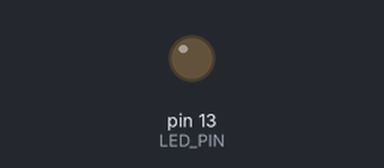
A sketch run on a simulated Arduino Leonardo, built with avr-gcc and run on an emulated ATmega32U4. Parts: output pins drawn as LEDs (lit = HIGH). Pins used as bus, display or sensor lines are not drawn.

Above: at 0.1 s.
At 39.1 s:
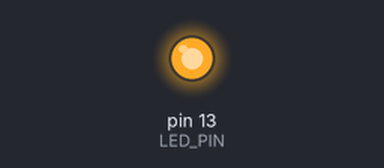
Timing chart, 0 to 40.0 s (numbered marks = the images above):
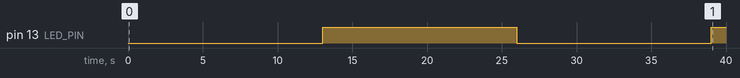

The sketch:

teensy_fw.ino
```cpp
/*
  Define PINs and Serial Ports
*/
#define TEST_PIN 10
#define SRST_PIN 11
#define LED_PIN 13
#define TARGET_SERIAL Serial1

/*
  Lag for Entering BSL
*/
#define BSL_LAG_US 100

/*
  Baud Commands
*/
int baud_cmd[4] = {
  0x80,
  0x02,
  0x00,
  0x52
};

typedef enum{
  b9k6     = 0x01,
  b19k2    = 0x02,
  b38k4    = 0x03,
  b57k6    = 0x04,
  b115k2   = 0x05
}BaudRates_e;

void changeBaudrate(BaudRates_e baud_code){
  uint32_t baudRate = 9600;
  switch(baud_code){
    case b9k6:
      baudRate = 9600;
      break;

    case b19k2:
      baudRate = 19200;
      break;

    case b38k4:
      baudRate = 38400;
      break;

    case b57k6:
      baudRate = 57600;
      break;

    case b115k2:
      baudRate = 115200;
      break;
  }
  // wait
  delay(5);
  // close serials
  TARGET_SERIAL.end();
  Serial.end();
  // reopen
  TARGET_SERIAL.begin(baudRate, SERIAL_8E1);
  Serial.begin(baudRate);
}

/*
  BSL Entering Sequence
*/
void enterBSL(){
  /* configure pinmodes for bsl entry */
  pinMode(TEST_PIN, OUTPUT);
  pinMode(SRST_PIN, OUTPUT);
  /* pull msp430 into reset */
  digitalWrite(SRST_PIN, LOW);
  digitalWrite(TEST_PIN, LOW);
  /* create edges */
  for(uint32_t i = 0; i<2; i++){
      digitalWrite(TEST_PIN, LOW);
      delayMicroseconds(BSL_LAG_US);
      digitalWrite(TEST_PIN, HIGH);
      delayMicroseconds(BSL_LAG_US);
  }
  /* release reset */
  digitalWrite(SRST_PIN, HIGH);
  digitalWrite(TEST_PIN, LOW);
}

/*
  Main Program
*/

void setup() {
  /* setup serial ports */
  Serial.begin(9600);
  TARGET_SERIAL.begin(9600, SERIAL_8E1);
  while(!Serial);
  // check on detailed bsl serial settings
  /* enter bsl */
  enterBSL();
  /* setup led */
  pinMode(LED_PIN, OUTPUT);
}

static bool led_on = false;
static uint32_t led_count = 5e5;

static uint32_t baud_cmd_blocks_seen = 0;
static bool change_baud = false;
static BaudRates_e new_baud = b9k6;

void loop() {
  /*
    forward serial data
  */
  if (Serial.available() > 0) {
    int byte_ = Serial.read();
    TARGET_SERIAL.write(byte_);
    /*
       Listen for through comming baud rate change command
    */
    if(baud_cmd_blocks_seen > 3){
      if(baud_cmd_blocks_seen == 4){
        new_baud = (BaudRates_e)byte_;
      }else if(baud_cmd_blocks_seen == 6){
        change_baud = true;
        baud_cmd_blocks_seen = 0;
      }
      baud_cmd_blocks_seen++;

    }else if(byte_ == baud_cmd[baud_cmd_blocks_seen]){
      // start counting
      baud_cmd_blocks_seen++;

    }else{
      // reset counting if not seen
      baud_cmd_blocks_seen = 0;
    }

  }

  if (TARGET_SERIAL.available() > 0) {
    Serial.write(TARGET_SERIAL.read());
  }

  /*
    Change BaudRates
  */
  if (change_baud){
    changeBaudrate(new_baud);
    change_baud = false;
    baud_cmd_blocks_seen = 0;
  }

  /*
    Trigger LED
  */
  if(led_count){
    led_count--;
  }else{
    if(led_on){
      digitalWrite(LED_PIN, LOW);
      led_on = false;
    }else{
      digitalWrite(LED_PIN, HIGH);
      led_on = true;
    }
    led_count = 5e5;
  }
}
```

Measured:
- by itself, pin 13 (LED_PIN): LOW → HIGH at 13.0 s, → LOW 13.0 s later, → HIGH 13.0 s later
